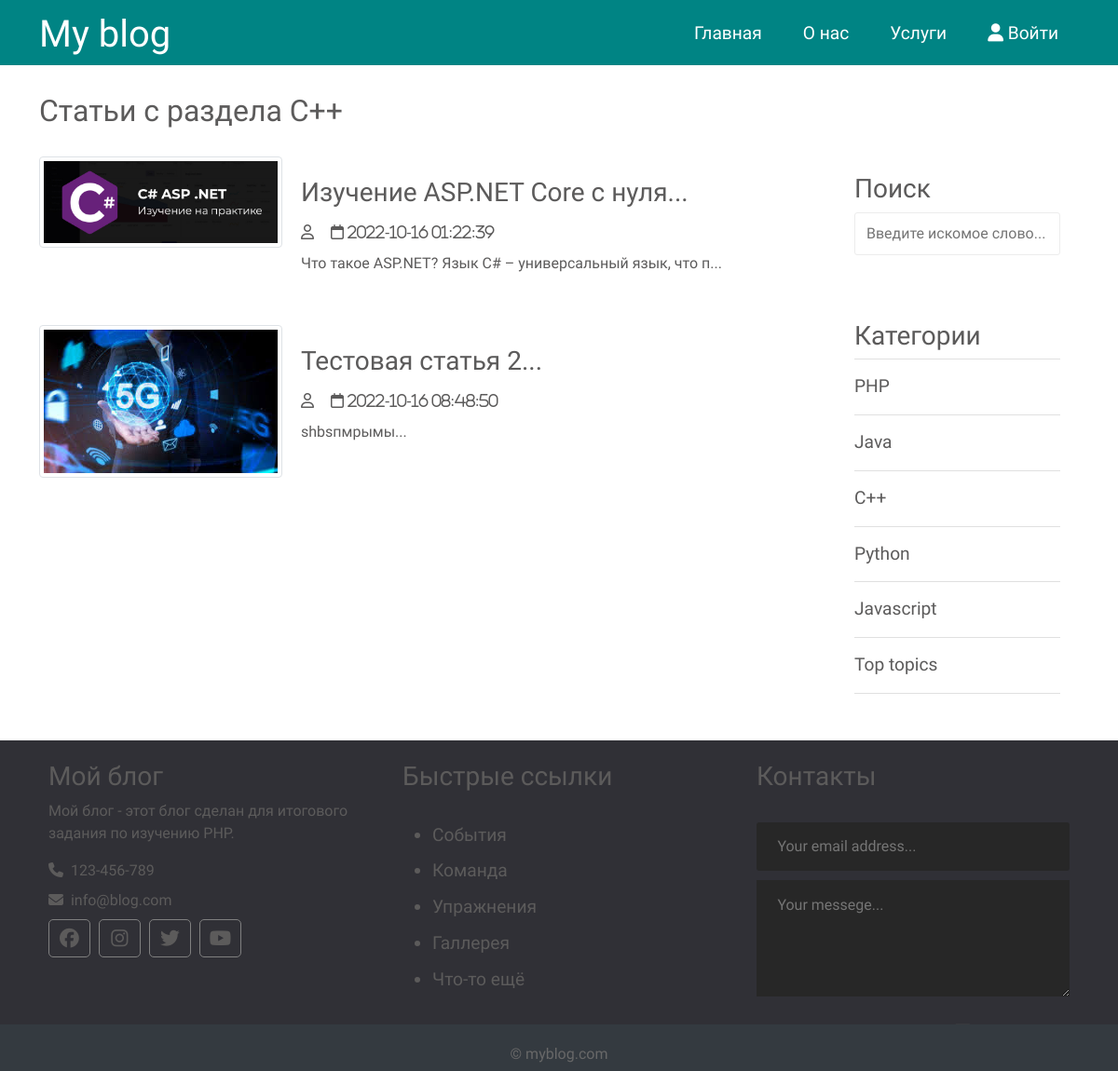
Screenshot of /category.php?id=7 with the database file from the repository.
### tables this page shows
CREATE TABLE `topics` (
  `id` int(12) NOT NULL,
  `name` varchar(120) NOT NULL,
  `description` text NOT NULL
);

CREATE TABLE `posts` (
  `id` int(12) NOT NULL,
  `id_user` int(12) NOT NULL,
  `title` varchar(255) NOT NULL,
  `img` varchar(255) NOT NULL,
  `content` text NOT NULL,
  `status` tinyint(4) NOT NULL,
  `id_topic` int(12) DEFAULT NULL,
  `created_date` datetime NOT NULL DEFAULT CURRENT_TIMESTAMP
);

### app/database/db.php (called while the page is built, shortened)
<?php
require('connect.php');
function dbCheckError($query){
    $errinfo = $query->errorinfo();
    return true;
}
function selectall($table, $params = []){
    global $pdo;
    $sql = "SELECT * FROM $table";
    if (!empty($params)){
        $i = 0;
        foreach ($params as $key => $value){
            if ($i === 0){
                    $sql = $sql . " WHERE $key = $value";
            } else {
                    $sql = $sql . " AND $key = $value";
            }
            $i++;
        }
    }
    $query =  $pdo->prepare($sql);
    $query->execute();
    return $query->fetchAll();
}
function selectOne($table, $params = []){
    global $pdo;
    $sql = "SELECT * FROM $table";
    if (!empty($params)){
        $i = 0;
        foreach ($params as $key => $value){
            if ($i === 0){
                    $sql = $sql . " WHERE $key = $value";
            } else {
                    $sql = $sql . " AND $key = $value";
            }
            $i++;
        }
    }
    $query =  $pdo->prepare($sql);
    $query->execute();
    return $query->fetch();
}

### app/controllers/topics.php (called while the page is built, shortened)
<?php
include SITE_ROOT . "/app/database/db.php";
$topics = selectall('topics');

### category.php (the view, shortened to what this page needs)
<?php include "path.php";
      include "app/controllers/topics.php";
      $posts = selectall('posts', ['id_topic' => $_GET['id']]);
      $category = selectOne('topics', ['id' => $_GET['id']]);
?>
<!doctype html>
<html lang="en">
  <head>
    <link href="https://cdn.jsdelivr.net/npm/bootstrap@5.0.2/dist/css/bootstrap.min.css" rel="stylesheet">
    <link rel="stylesheet" href="/css/awesome/css/all.css" />
    <link rel="stylesheet" href = "assets/css/style.css">
  </head>
  <body>
  <?php include("app/include/header.php"); ?>
    <div class="container">
      <div class="content row">
        <div class="main-content col-md-9 col-12">
          <h2>Статьи с раздела <?= $category['name'];?></h2>
          <?php foreach ($posts as $post): ?>
          <div class="post row">
            <div class="img col-12 col-md-4">
              <img src="<?=BASE_URL . 'assets/images/posts/' . $post['img']?>" alt="<?=$post['title']?>" class="img-thumbnail" >
            </div>
            <div class="post_text col-12 col-md-8">
              <h3>
                <a href="<?=BASE_URL . 'single.php?post=' . $post['id'];?>"><?=mb_substr($post['title'], 0, 80, 'UTF-8') . '...' ?></a>
              </h3>
              <i class="far fa-user"> <??></i>
              <i class="far fa-calendar"> <?=$post['created_date'];?></i>
              <p class="preview-text">
                <?=mb_substr($post['content'], 0, 55, 'UTF-8') . '...' ?>
              </p>
            </div>
          </div>
          <?php endforeach; ?>
        </div>
        <div class="sidebar col-md-3 col-12">
          <div class="section search">
            <h3>Поиск</h3>
            <form action="search.php" method="post">
              <input type="text" name="search-term" class="text-input" placeholder="Введите искомое слово...">
            </form>
          </div>
          <div class="section topics">
            <h3>Категории</h3>
            <ul>
              <?php foreach($topics as $key => $topic): ?>
              <li>
                <a href="<?=BASE_URL . 'category.php?id=' . $topic['id']; ?>"><?=$topic['name']; ?></a>
              </li>
              <?php endforeach; ?>
            </ul>
          </div>
        </div>
      </div>
    </div>
    <?php include("app/include/footer.php"); ?>
  </body>
</html>

### assets/css/style.css (style rules this page uses)
* { font-family: 'Comfortaa', cursive; color:#5c5b5b; }
html, h1, h2, h3, h4, h5, h6 { color:#5c5b5b; }
body { color: #f6f6f6; }
a { text-decoration: none; color: inherit; }
input { padding: 10px 12px; display: block; width: 100%; border-radius: 3px; border: 1px solid #ececec; line-height: 1.5rem; color: #444444; font-size: 1rem; }
.main-content h2 { margin: 30px 0; }
.main-content .post { margin-bottom: 30px; }
.main-content .post_text { background: #ffffff; padding: 8px; border-radius: 3px; }
.main-content .post_text h3 { margin: 14px 0; }
.main-content .post_text i { color: #5c5b5b; margin:0px 14px 14px 0px; }
p { color: #5c5b5b; }
.search { margin-top: 96px; }
.sidebar .section { background: #ffffff; padding: 20px; border-radius: 3px; margin-bottom: 30px; }
.sidebar .topics ul { margin: 0px; padding: 0px; list-style: none; border-top: 1px solid #e0e0e0; }
.sidebar .topics ul li a { display: block; padding: 15px 0px 15px 0px; border-bottom: 1px solid #e0e0e0; transition: all 0.3s; text-decoration: none; font-weight: 500; color: #5c5b5b; font-size: 1.2em; }

### rows the page displays
topics: name "C++"
posts: img (picture), title "Изучение ASP.NET Core с нуля", created_date "2022-10-16 01:22:39", content "Что такое ASP.NET? Язык C# – универсальный язык, что п"
posts: img (picture), title "Тестовая статья 2", created_date "2022-10-16 08:48:50", content "shbsпмрымы"
topics: name "PHP"
topics: name "Java"
topics: name "Python"
topics: name "Javascript"
topics: name "Top topics"
